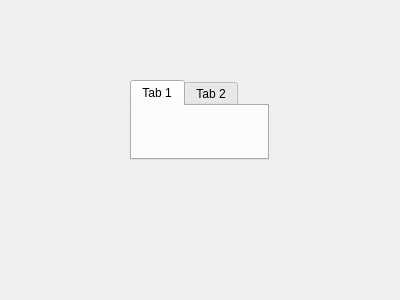
<?xml version="1.0" encoding="UTF-8"?>
<ui version="4.0">
 <class>Form</class>
 <widget class="QWidget" name="Form">
  <property name="geometry">
   <rect>
    <x>0</x>
    <y>0</y>
    <width>400</width>
    <height>300</height>
   </rect>
  </property>
  <property name="windowTitle">
   <string>Form</string>
  </property>
  <widget class="QTabWidget" name="tabWidget">
   <property name="geometry">
    <rect>
     <x>130</x>
     <y>80</y>
     <width>139</width>
     <height>80</height>
    </rect>
   </property>
   <property name="currentIndex">
    <number>0</number>
   </property>
   <widget class="QWidget" name="tab">
    <attribute name="title">
     <string>Tab 1</string>
    </attribute>
   </widget>
   <widget class="QWidget" name="tab_2">
    <attribute name="title">
     <string>Tab 2</string>
    </attribute>
   </widget>
  </widget>
 </widget>
 <resources/>
 <connections/>
</ui>
